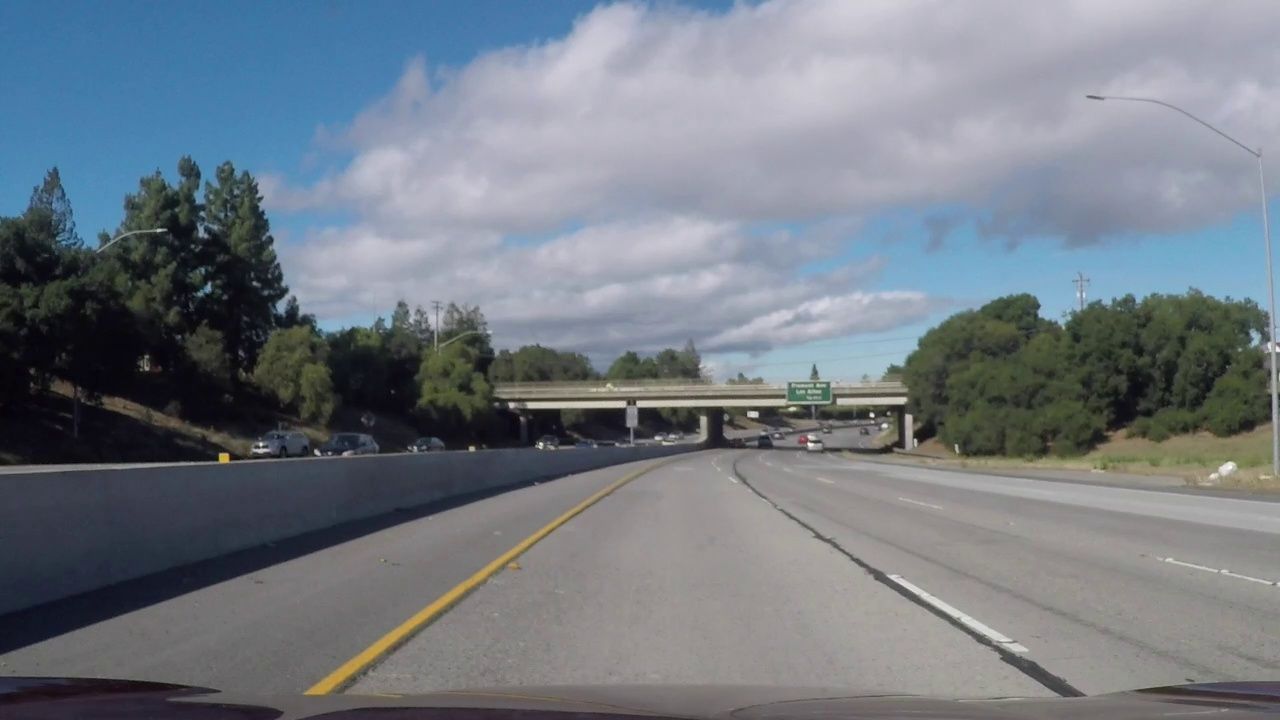
#> input picture Test_images/challnege_video/frame1.jpg, 1280 x 720 px, given in place of frame117.jpg, which was not available; the run also reads 2 pictures not shown here
$ jupyter execute --allow-errors Prepoznavanje_vozne_trake.ipynb   (older library calls are emulated)   (text cells are left out)
#> lines starting #> are read from the running program, lines starting #| are printed output that depends on the picture; after the words box and inside, x2 and y2 are one past the last pixel; in counts of white or black regions, pixels touching at a corner belong together; pictures that were not available may be replaced by others from this repository, and a replacement may not be noted
[cell 1]
import numpy as np
import cv2
import pickle
import glob
import matplotlib.pyplot as plt
print('Imports done')

[cell 2]
#exampleImg = cv2.imread('./Test_images/dashcam_driving/frame117.jpg')
exampleImg = cv2.imread('./Test_images/challnege_video/frame117.jpg')
#> exampleImg is the input picture: shape (720, 1280, 3); mean B, G, R 131.8, 123, 115.2
exampleImg = cv2.cvtColor(exampleImg, cv2.COLOR_BGR2RGB)
plt.imshow(exampleImg)
plt.axis('off')
print('Original Image')

[cell 3]
#Constants used for image undistortion, calculated in another function
mtx = np.array([[1.15694035e+03, 0.00000000e+00, 6.65948597e+02],[0.00000000e+00, 1.15213869e+03, 3.88785178e+02],[0.00000000e+00, 0.00000000e+00, 1.00000000e+00]],np.float64)
dist = np.array([-2.37636612e-01, -8.54129776e-02, -7.90955950e-04, -1.15908700e-04, 1.05741395e-01],np.float64)


def undistort(img):
    undist = cv2.undistort(img, mtx, dist, None, mtx)
    return undist

[cell 4]
exampleImg_undistort = undistort(exampleImg)

# Visualize undistortion
f, (ax1, ax2) = plt.subplots(1, 2, figsize=(20,10))
f.subplots_adjust(hspace = .2, wspace=.05)

ax1.imshow(exampleImg)
ax1.set_title('Original Image', fontsize=30)
ax1.axis('off')

ax2.imshow(exampleImg_undistort)
ax2.set_title('Undistorted Image', fontsize=30)
ax2.axis('off')
print('...')

[cell 5]
def unwarp(img, src, dst):
    h,w = img.shape[:2]
    # use cv2.getPerspectiveTransform() to get M, the transform matrix, and Minv, the inverse
    M = cv2.getPerspectiveTransform(src, dst)
    Minv = cv2.getPerspectiveTransform(dst, src)
    # use cv2.warpPerspective() to warp your image to a top-down view
    warped = cv2.warpPerspective(img, M, (w,h), flags=cv2.INTER_LINEAR)
    return warped, M, Minv
print('...')

[cell 6]
h,w = exampleImg_undistort.shape[:2]

src = np.float32([(575,464),
                  (707,464),
                  (258,682),
                  (1049,682)])
dst = np.float32([(450,0),
                  (w-450,0),
                  (450,h),
                  (w-450,h)])

exampleImg_unwarp, M, Minv = unwarp(exampleImg_undistort, src, dst)
#> in unwarp, `warped = cv2.warpPerspective(img, M, (w,h), flags=cv2.INTER_LINEAR)`:
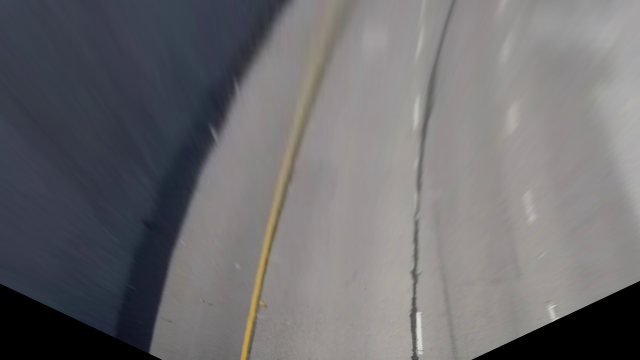
#> warped: shape (720, 1280, 3) (shown at 1/2 size); mean R, G, B 109.8, 108.9, 111.6
#> M = [[-0.299, -1.51, 823.7], [-4.34e-16, -2.06, 954], [-2.81e-19, -0.00238, 1]]; Minv = [[0.347, -0.739, 418.7], [0, -0.486, 464], [0, -0.00116, 1]]


# Visualize unwarp
f, (ax1, ax2) = plt.subplots(1, 2, figsize=(20,10))
f.subplots_adjust(hspace = .2, wspace=.05)
ax1.imshow(exampleImg_undistort)
x = [src[0][0],src[2][0],src[3][0],src[1][0],src[0][0]]
y = [src[0][1],src[2][1],src[3][1],src[1][1],src[0][1]]
ax1.plot(x, y, color='#ff0000', alpha=0.4, linewidth=3, solid_capstyle='round', zorder=2)
ax1.set_ylim([h,0])
ax1.set_xlim([0,w])
ax1.axis('off')
ax1.set_title('Undistorted Image', fontsize=30)
ax2.imshow(exampleImg_unwarp)
ax2.set_title('Unwarped Image', fontsize=30)
ax2.axis('off')

print('')

[cell 7]
# Visualising multiple color space channels
exampleImg_unwarp_R = exampleImg_unwarp[:,:,0]
exampleImg_unwarp_G = exampleImg_unwarp[:,:,1]
exampleImg_unwarp_B = exampleImg_unwarp[:,:,2]
exampleImg_unwarp_HSV = cv2.cvtColor(exampleImg_unwarp, cv2.COLOR_RGB2HSV)
#> exampleImg_unwarp_HSV: shape (720, 1280, 3); mean H, S, V 62.7, 27.3, 115.3
exampleImg_unwarp_H = exampleImg_unwarp_HSV[:,:,0]
exampleImg_unwarp_S = exampleImg_unwarp_HSV[:,:,1]
exampleImg_unwarp_V = exampleImg_unwarp_HSV[:,:,2]
exampleImg_unwarp_LAB = cv2.cvtColor(exampleImg_unwarp, cv2.COLOR_RGB2Lab)
#> exampleImg_unwarp_LAB: shape (720, 1280, 3); mean of channels 0, 1, 2 116.1, 129, 126.4
exampleImg_unwarp_L = exampleImg_unwarp_LAB[:,:,0]
exampleImg_unwarp_A = exampleImg_unwarp_LAB[:,:,1]
exampleImg_unwarp_B2 = exampleImg_unwarp_LAB[:,:,2]

fig, axs = plt.subplots(3,3, figsize=(16, 12))
fig.subplots_adjust(hspace = .2, wspace=.001)
axs = axs.ravel()
axs[0].imshow(exampleImg_unwarp_R, cmap='gray')
axs[0].set_title('RGB R-channel', fontsize=30)
axs[0].axis('off')
axs[1].imshow(exampleImg_unwarp_G, cmap='gray')
axs[1].set_title('RGB G-Channel', fontsize=30)
axs[1].axis('off')
axs[2].imshow(exampleImg_unwarp_B, cmap='gray')
axs[2].set_title('RGB B-channel', fontsize=30)
axs[2].axis('off')
axs[3].imshow(exampleImg_unwarp_H, cmap='gray')
axs[3].set_title('HSV H-Channel', fontsize=30)
axs[3].axis('off')
axs[4].imshow(exampleImg_unwarp_S, cmap='gray')
axs[4].set_title('HSV S-channel', fontsize=30)
axs[4].axis('off')
axs[5].imshow(exampleImg_unwarp_V, cmap='gray')
axs[5].set_title('HSV V-Channel', fontsize=30)
axs[5].axis('off')
axs[6].imshow(exampleImg_unwarp_L, cmap='gray')
axs[6].set_title('LAB L-channel', fontsize=30)
axs[6].axis('off')
axs[7].imshow(exampleImg_unwarp_A, cmap='gray')
axs[7].set_title('LAB A-Channel', fontsize=30)
axs[7].axis('off')
axs[8].imshow(exampleImg_unwarp_B2, cmap='gray')
axs[8].set_title('LAB B-Channel', fontsize=30)
axs[8].axis('off')
print('...')

[cell 8]
# Defining a function that applies Sobel x or y,
# then takes an absolute value and applies a threshold.
def abs_sobel_thresh(img, orient='x', thresh_min=25, thresh_max=255):
    # 1) Convert to grayscale === or LAB L channel
    gray = (cv2.cvtColor(img, cv2.COLOR_RGB2Lab))[:,:,0]
    # 2) Take the derivative in x or y given orient = 'x' or 'y'
    sobel = cv2.Sobel(gray, cv2.CV_64F, orient=='x', orient=='y')
    # 3) Take the absolute value of the derivative or gradient
    abs_sobel = np.absolute(sobel)
    # 4) Scale to 8-bit (0 - 255) then convert to type = np.uint8
    scaled_sobel = np.uint8(255*abs_sobel/np.max(abs_sobel))
    # 5) Create a mask of 1's where the scaled gradient magnitude
            # is > thresh_min and < thresh_max
    sxbinary = np.zeros_like(scaled_sobel)
    sxbinary[(scaled_sobel >= thresh_min) & (scaled_sobel <= thresh_max)] = 1
    # 6) Return this mask as your binary_output image
    binary_output = sxbinary # Remove this line
    return binary_output
print('...')

[cell 9]
min_thresh=25
max_thresh=255
#> (the rest of this cell did not finish here and is left out)


f, (ax1, ax2) = plt.subplots(1, 2, figsize=(20,10))
f.subplots_adjust(hspace = .2, wspace=.05)
ax1.imshow(exampleImg_unwarp)
ax1.set_title('Unwarped Image', fontsize=30)
ax1.axis('off')
ax2.imshow(exampleImg_sobelAbs, cmap='gray')
ax2.set_title('Sobel Absolute', fontsize=30)
ax2.axis('off')
print('...')

[cell 10]
# Defining a function that applies Sobel x and y,
# then computes the magnitude of the gradient
# and applies a threshold
def mag_thresh(img, sobel_kernel=25, mag_thresh=(25, 255)):
    # 1) Convert to grayscale
    gray = cv2.cvtColor(img, cv2.COLOR_RGB2GRAY)
    # 2) Take the gradient in x and y separately
    sobelx = cv2.Sobel(gray, cv2.CV_64F, 1, 0)
    sobely = cv2.Sobel(gray, cv2.CV_64F, 0, 1)
    # 3) Calculate the magnitude
    mag_sobel = np.sqrt(np.square(sobelx) + np.square(sobely))
    # 4) Scale to 8-bit (0 - 255) and convert to type = np.uint8
    scaled_sobel = np.uint8(255*mag_sobel/np.max(mag_sobel))
    # 5) Create a binary mask where mag thresholds are met
    sxbinary = np.zeros_like(scaled_sobel)
    sxbinary[(scaled_sobel >= mag_thresh[0]) & (scaled_sobel <= mag_thresh[1])] = 1
    # 6) Return this mask as your binary_output image
    binary_output = np.copy(sxbinary)
    return binary_output
print('...')

[cell 11]
min_thresh=25
max_thresh=255
kernel_size=25


exampleImg_sobelMag = mag_thresh(exampleImg_unwarp, kernel_size, (min_thresh, max_thresh))
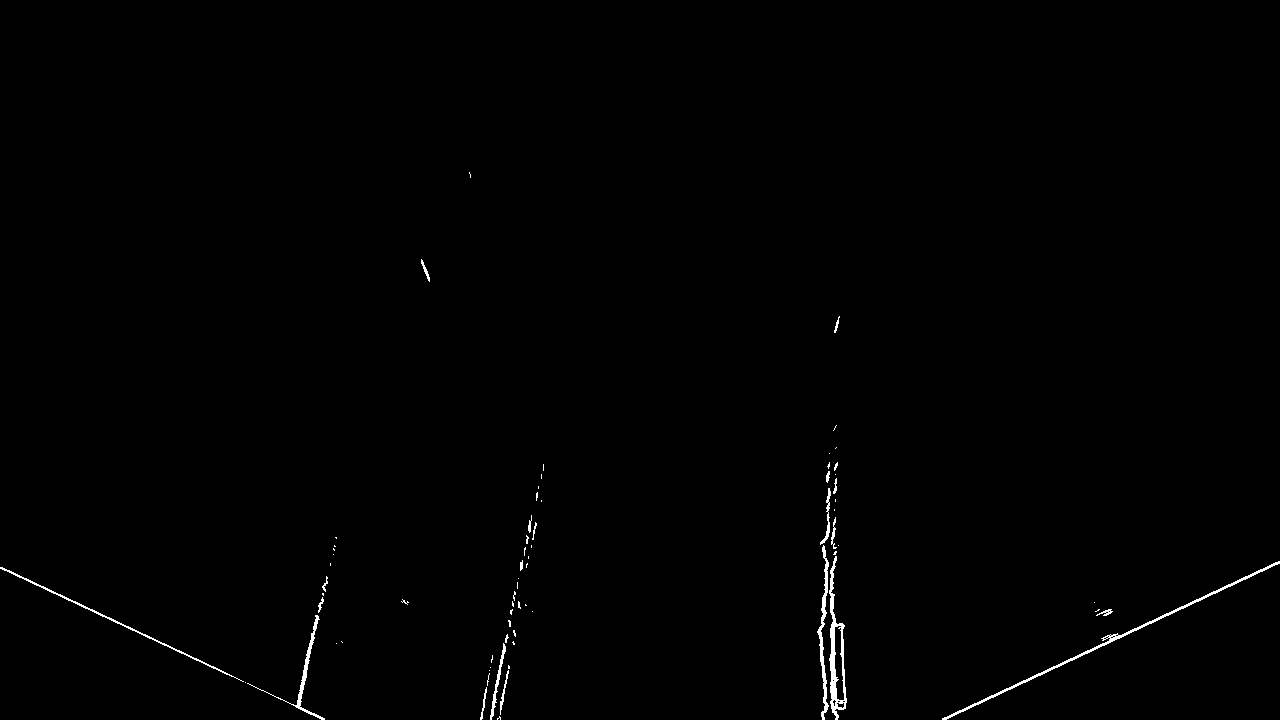
#> exampleImg_sobelMag: shape (720, 1280); values 0 (black) and 1 (white), 0.54% white in thin lines or dots, all inside (x1, y1, x2, y2) = (0, 172, 1280, 720)
# Visualising sobel magnitude threshold
f, (ax1, ax2) = plt.subplots(1, 2, figsize=(20,10))
f.subplots_adjust(hspace = .2, wspace=.05)
ax1.imshow(exampleImg_unwarp)
ax1.set_title('Unwarped Image', fontsize=30)
ax1.axis('off')
ax2.imshow(exampleImg_sobelMag, cmap='gray')
ax2.set_title('Sobel Magnitude', fontsize=30)
ax2.axis('off')
print('...')

[cell 12]
# Defining a function that applies Sobel x and y,
# then computes the direction of the gradient
# and applies a threshold.
def dir_thresh(img, sobel_kernel=7, thresh=(0, 0.09)):
    # 1) Convert to grayscale
    gray = cv2.cvtColor(img, cv2.COLOR_RGB2GRAY)
    # 2) Take the gradient in x and y separately
    sobelx = cv2.Sobel(gray, cv2.CV_64F, 1, 0, ksize=sobel_kernel)
    sobely = cv2.Sobel(gray, cv2.CV_64F, 0, 1, ksize=sobel_kernel)
    # 3) Take the absolute value of the x and y gradients
    abs_sobelx = np.absolute(sobelx)
    abs_sobely = np.absolute(sobely)
    # 4) Use np.arctan2(abs_sobely, abs_sobelx) to calculate the direction of the gradient
    grad_dir = np.arctan2(abs_sobely, abs_sobelx)
    # 5) Create a binary mask where direction thresholds are met
    binary_output =  np.zeros_like(grad_dir)
    binary_output[(grad_dir >= thresh[0]) & (grad_dir <= thresh[1])] = 1
    # 6) Return this mask as your binary_output image
    return binary_output
print('...')

[cell 13]
min_thresh=0
max_thresh=0.11
kernel_size=7

exampleImg_sobelDir = dir_thresh(exampleImg_unwarp, kernel_size, (min_thresh, max_thresh))
#> in dir_thresh, `sobelx = cv2.Sobel(gray, cv2.CV_64F, 1, 0, ksize=sobel_kernel)`:
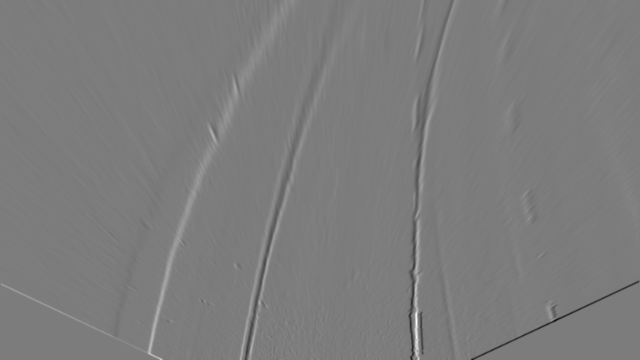
#> sobelx: shape (720, 1280) float64 (shown at 1/2 size); min -57895, max 60583, mean 124.9; drawn with min black and max white
#> in dir_thresh, `grad_dir = np.arctan2(abs_sobely, abs_sobelx)`:
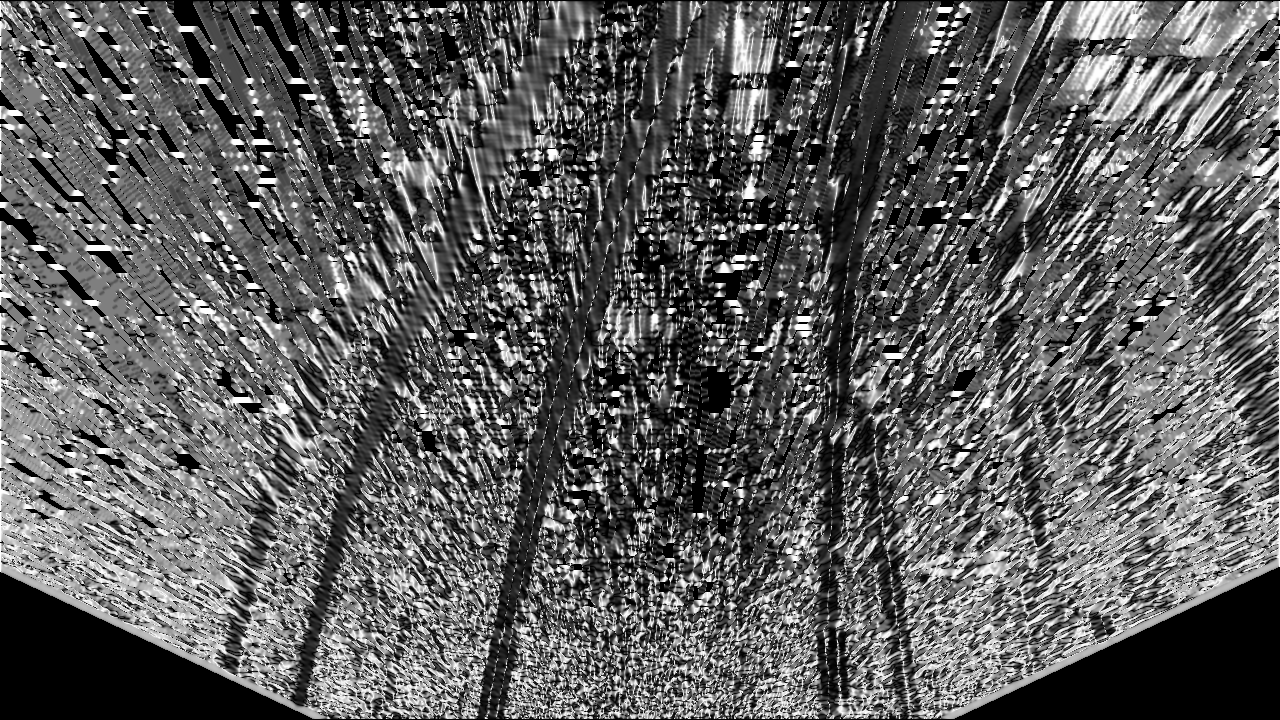
#> grad_dir: shape (720, 1280) float64; min 0, max 1.57, mean 0.582; drawn with min black and max white
#> exampleImg_sobelDir: shape (720, 1280) float64; values 0 (black) and 1 (white), 18.9% white; 14418 white regions (13583 under 20 px), largest, box (x1, y1, x2, y2) and area: (0, 567, 1280, 720) 49374, (0, 0, 1280, 90) 7436, (669, 174, 795, 347) 4334
# Visualize sobel direction threshold
f, (ax1, ax2) = plt.subplots(1, 2, figsize=(20,10))
f.subplots_adjust(hspace = .2, wspace=.05)
ax1.imshow(exampleImg_unwarp)
ax1.set_title('Unwarped Image', fontsize=30)
ax1.axis('off')
ax2.imshow(exampleImg_sobelDir, cmap='gray')
ax2.set_title('Sobel Direction', fontsize=30)
ax2.axis('off')

print('...')
#> (the rest of the program and of its run is left out)
